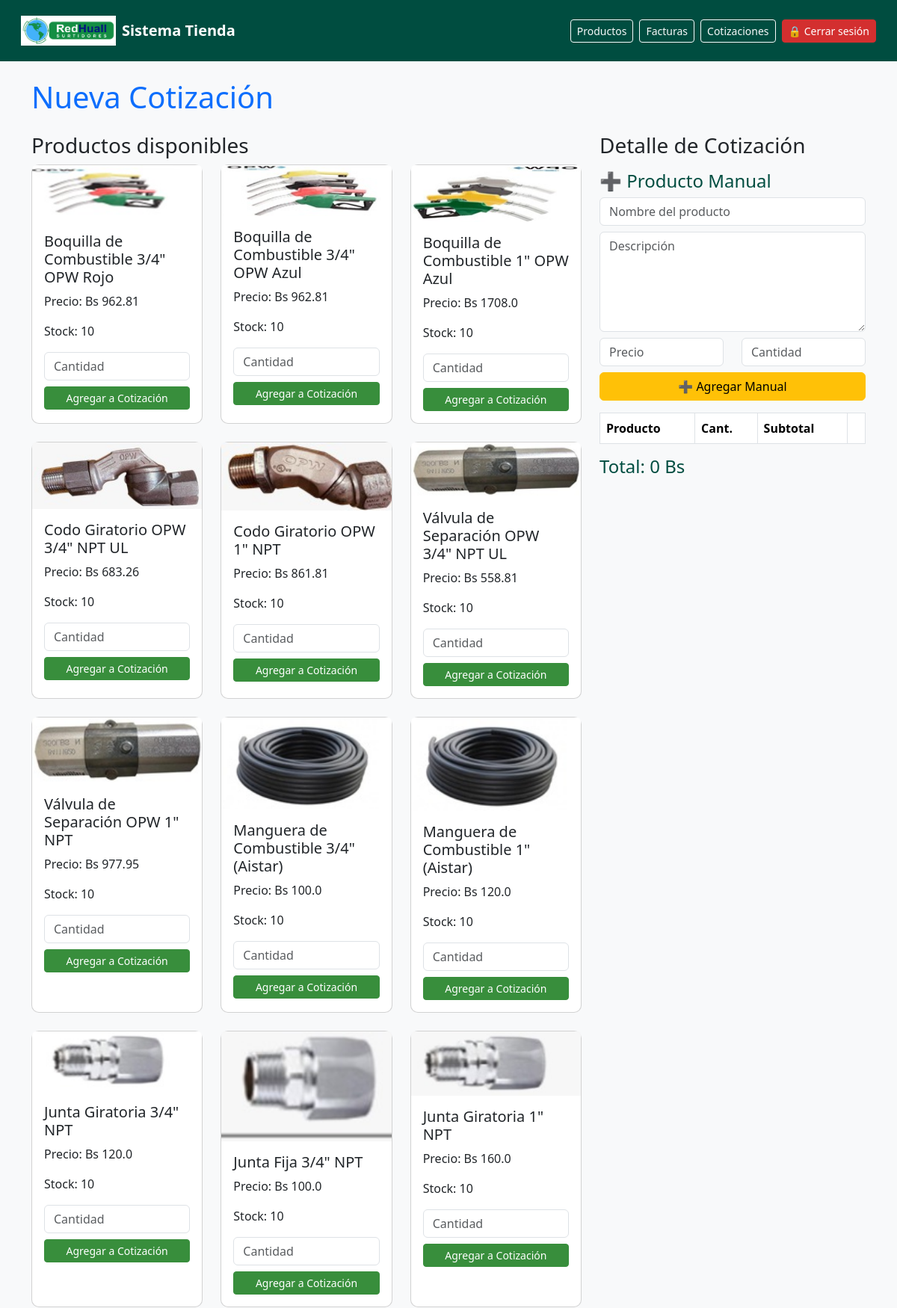
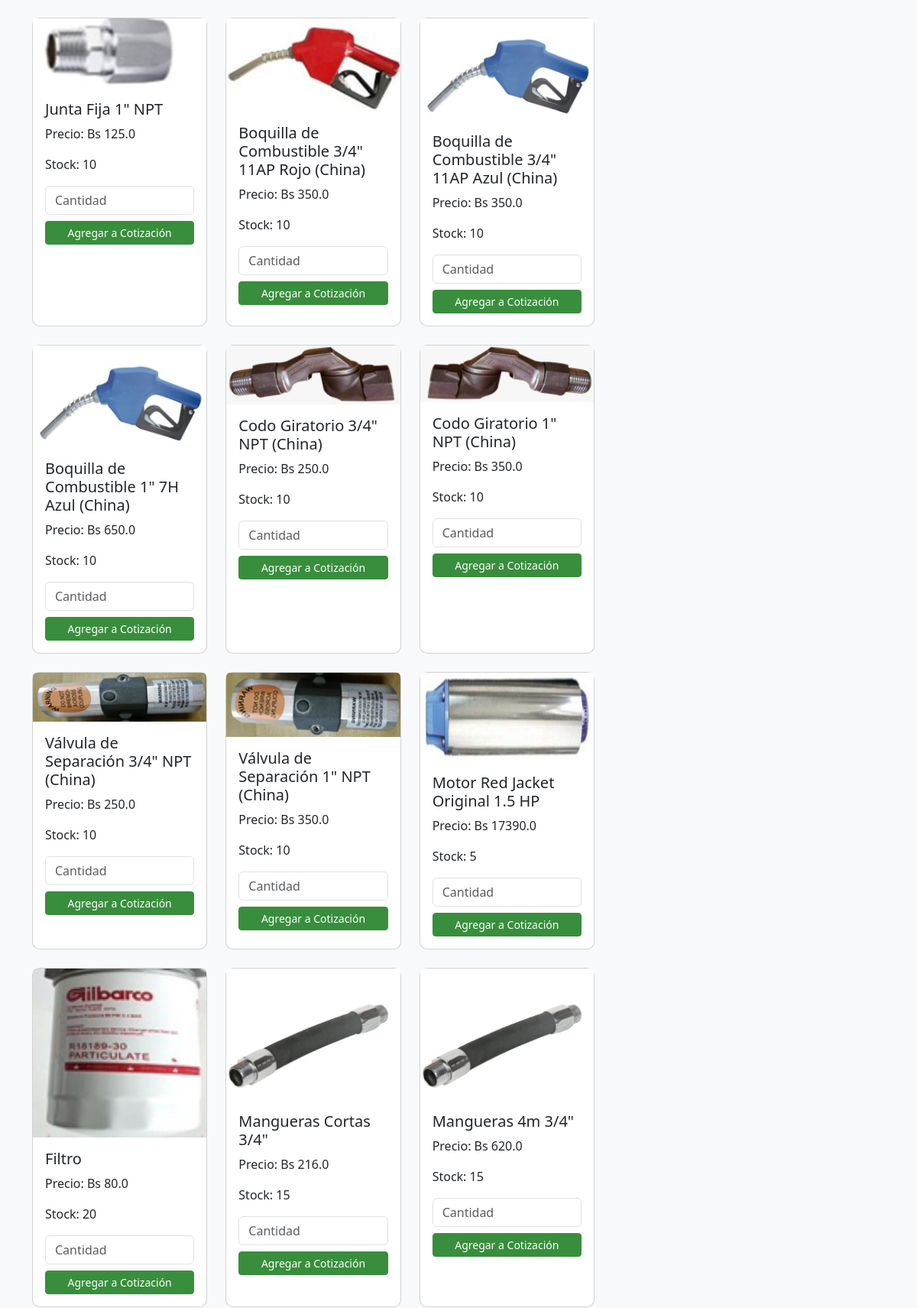
The app's page /nueva_cotizacion (upper part) with its own data (2 pictures, top to bottom).
### models.py (models this page shows)
class Producto(db.Model):
    __tablename__ = "productos"
    id = db.Column(db.Integer, primary_key=True)
    nombre = db.Column(db.String(150), nullable=False)
    detalle = db.Column(db.Text)
    precio = db.Column(db.Float, nullable=False)
    stock = db.Column(db.Integer, nullable=False)
    imagen = db.Column(db.String(200), nullable=True)

### app.py (the view, shortened to what this page needs)
@app.route("/nueva_cotizacion", methods=["GET", "POST"])
def nueva_cotizacion():
    productos = Producto.query.all()
    return render_template("nueva_cotizacion.html", productos=productos)

### templates/nueva_cotizacion.html (shortened to what this page needs)
{% extends "base.html" %}
{% block content %}
<h1 class="text-primary mb-4">Nueva Cotización</h1>
<div class="row">
  <div class="col-md-8">
    <h3>Productos disponibles</h3>
    <div class="row">
      {% for producto in productos %}
      <div class="col-md-4 mb-4">
        <div class="card h-100">
          <img src="{{ url_for('static', filename='uploads/productos/' ~ producto.imagen) }}"
               class="card-img-top" alt="{{ producto.nombre }}">
          <div class="card-body">
            <h5 class="card-title">{{ producto.nombre }}</h5>
            <p class="card-text">Precio: Bs {{ producto.precio }}</p>
            <p class="card-text">Stock: {{ producto.stock }}</p>
            <input type="number" min="1" max="{{ producto.stock }}"
                   id="cantidad_{{ producto.id }}" class="form-control mb-2" placeholder="Cantidad">
            <button type="button" class="btn btn-success btn-sm w-100"
                    onclick="agregarProducto({{ producto.id }}, '{{ producto.nombre }}', {{ producto.precio }})">
              Agregar a Cotización
            </button>
          </div>
        </div>
      </div>
      {% endfor %}
    </div>
  </div>
  <div class="col-md-4">
    <h3>Detalle de Cotización</h3>
    <h4 class="mt-3">➕ Producto Manual</h4>
<div class="row">
  <div class="col-12 mb-2">
    <input type="text" id="manual_nombre" class="form-control" placeholder="Nombre del producto">
  </div>
  <div class="col-12 mb-2">
    <textarea id="manual_detalle"
          class="form-control"
          rows="5"
          placeholder="Descripción"></textarea>
  </div>
  <div class="col-6 mb-2">
    <input type="number" id="manual_precio" class="form-control" placeholder="Precio">
  </div>
  <div class="col-6 mb-2">
    <input type="number" id="manual_cantidad" class="form-control" placeholder="Cantidad">
  </div>
</div>
<button type="button" class="btn btn-warning w-100 mb-3" onclick="agregarManual()">
  ➕ Agregar Manual
</button>
    <table class="table table-bordered" id="cotizacion">
      <thead>
        <tr>
          <th>Producto</th>
          <th>Cant.</th>
          <th>Subtotal</th>
          <th></th>
        </tr>
      </thead>
    </table>
    <h4>Total: <span id="total">0</span> Bs</h4>
  </div>
</div>
{% endblock %}

### static/css/custom.css (style rules this page uses)
body { background-color: #f8f9fa; font-family: 'Segoe UI', Tahoma, Geneva, Verdana, sans-serif; }
.btn-success { background-color: #388e3c; border-color: #388e3c; }
h2, h4, h5 { color: #004d40; }
.card { border-radius: 10px; transition: transform 0.2s ease-in-out; }

### records on screen
Producto: imagen (picture), nombre "Boquilla de Combustible 3/4\" OPW Rojo", precio "962.81", stock "10"
Producto: imagen (picture), nombre "Boquilla de Combustible 3/4\" OPW Azul", precio "962.81", stock "10"
Producto: imagen (picture), nombre "Boquilla de Combustible 1\" OPW Azul", precio "1708.0", stock "10"
Producto: imagen (picture), nombre "Codo Giratorio OPW 3/4\" NPT UL", precio "683.26", stock "10"
Producto: imagen (picture), nombre "Codo Giratorio OPW 1\" NPT", precio "861.81", stock "10"
Producto: imagen (picture), nombre "Válvula de Separación OPW 3/4\" NPT UL", precio "558.81", stock "10"
Producto: imagen (picture), nombre "Válvula de Separación OPW 1\" NPT", precio "977.95", stock "10"
Producto: imagen (picture), nombre "Manguera de Combustible 3/4\" (Aistar)", precio "100.0", stock "10"
Producto: imagen (picture), nombre "Manguera de Combustible 1\" (Aistar)", precio "120.0", stock "10"
Producto: imagen (picture), nombre "Junta Giratoria 3/4\" NPT", precio "120.0", stock "10"
Producto: imagen (picture), nombre "Junta Fija 3/4\" NPT", precio "100.0", stock "10"
Producto: imagen (picture), nombre "Junta Giratoria 1\" NPT", precio "160.0", stock "10"
Producto: imagen (picture), nombre "Junta Fija 1\" NPT", precio "125.0", stock "10"
Producto: imagen (picture), nombre "Boquilla de Combustible 3/4\" 11AP Rojo (China)", precio "350.0", stock "10"
Producto: imagen (picture), nombre "Boquilla de Combustible 3/4\" 11AP Azul (China)", precio "350.0", stock "10"
Producto: imagen (picture), nombre "Boquilla de Combustible 1\" 7H Azul (China)", precio "650.0", stock "10"
Producto: imagen (picture), nombre "Codo Giratorio 3/4\" NPT (China)", precio "250.0", stock "10"
Producto: imagen (picture), nombre "Codo Giratorio 1\" NPT (China)", precio "350.0", stock "10"
Producto: imagen (picture), nombre "Válvula de Separación 3/4\" NPT (China)", precio "250.0", stock "10"
Producto: imagen (picture), nombre "Válvula de Separación 1\" NPT (China)", precio "350.0", stock "10"
Producto: imagen (picture), nombre "Motor Red Jacket Original 1.5 HP", precio "17390.0", stock "5"
Producto: imagen (picture), nombre "Filtro", precio "80.0", stock "20"
Producto: imagen (picture), nombre "Mangueras Cortas 3/4\"", precio "216.0", stock "15"
Producto: imagen (picture), nombre "Mangueras 4m 3/4\"", precio "620.0", stock "15"
